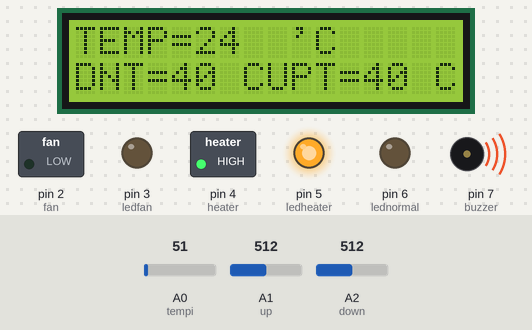
Simulated run of this sketch. Board: Arduino Uno, built with avr-gcc and run on an emulated ATmega328P. On the bench: 16×2 character LCD, switched loads named in the sketch (green lamp = pin HIGH), output pins drawn as LEDs (lit = HIGH), buzzer (waves = sounding). Inputs (shaded band) come from the test bench; at power-on: A2 (down) = 512, A0 (tempi) = 51, A1 (up) = 512. What the sketch prints to the serial monitor is not drawn.

Above: at 1.2 s.
1.3 s: A2 (down) set to 420
4.3 s: A2 (down) set to 399
At 6.4 s:
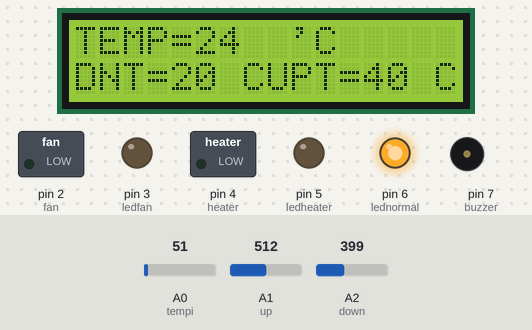
6.8 s: A0 (tempi) set to 73
At 7.9 s:
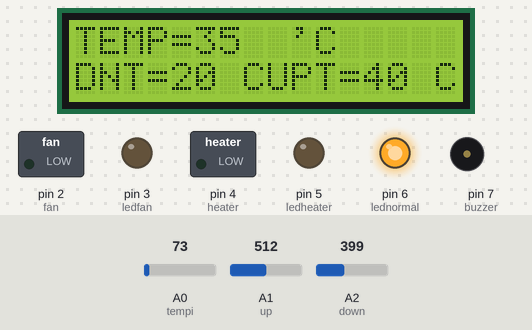
8.3 s: A0 (tempi) set to 88
At 9.4 s:
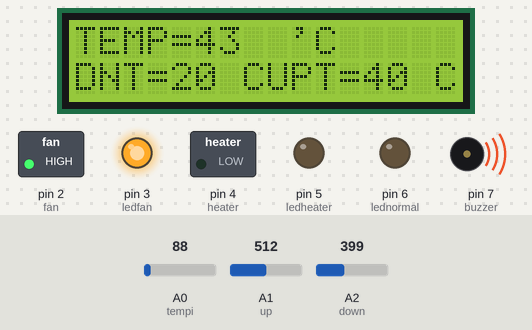
9.8 s: A1 (up) set to 217
At 10.9 s:
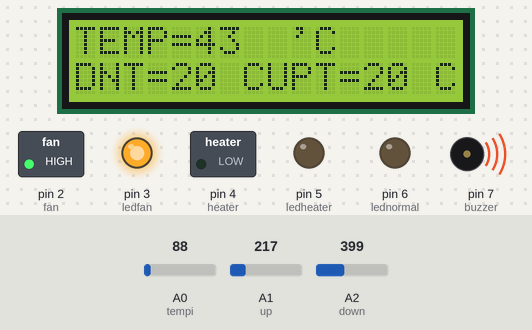
11.3 s: A1 (up) set to 192
At 12.4 s:
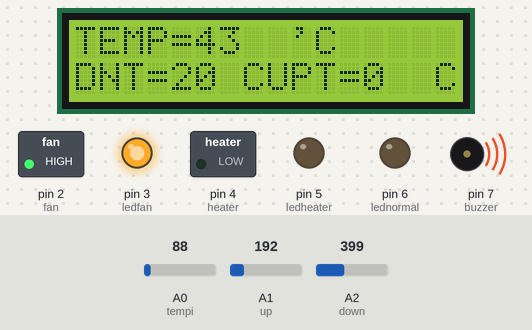
Timing chart, 0 to 13.8 s (numbered marks = the images above; inputs shaded):
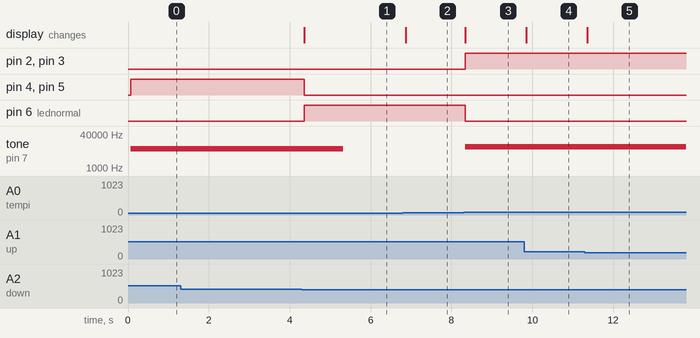

The sketch:

aoutomation.ino
```cpp
#include<LiquidCrystal.h>
LiquidCrystal lcd(13, 12, 11, 10, 9, 8);

#define tempi A0
#define up A1
#define down A2
#define fan 2
#define ledfan 3
#define heater 4
#define ledheater 5
#define lednormal 6
#define buzzer 7
int x=0, temp=0, upt=30, downt= 10;
float volt;

void setup() {
  Serial.begin(9600);
  lcd.begin(16, 2);
  lcd.noBlink();
  pinMode(tempi, INPUT);
  pinMode(up, INPUT);
  pinMode(down, INPUT);
  pinMode(fan, OUTPUT);
  pinMode(ledfan, OUTPUT);
  pinMode(heater, OUTPUT);
  pinMode(ledheater, OUTPUT);
  pinMode(lednormal, OUTPUT);
  pinMode(buzzer, OUTPUT);
}

void loop() {
  upt=analogRead(up);
  upt=upt*0.00489;
  upt=upt*20;
  downt=analogRead(down);
  downt=downt*0.00489;
  downt=downt*20;
  x=analogRead(tempi);
  volt=x*0.00489;
  temp=volt*100;

  Serial.print("UpTemp=");
  Serial.println(upt);
  Serial.print("DownTemp=");
  Serial.println(downt);
  Serial.print("Temp=");
  Serial.println(temp);

  lcd.setCursor(0, 0);
  lcd.print("TEMP=");
  lcd.setCursor(5, 0);
  lcd.print(temp);
  lcd.setCursor(8, 0);
  lcd.print(" 'C     ");
  lcd.setCursor(0, 1);
  lcd.print("DNT=");
  lcd.setCursor(4, 1);
  lcd.print(downt);
  lcd.setCursor(7, 1);
  lcd.print("C");
  lcd.setCursor(8, 1);
  lcd.print("UPT=");
  lcd.setCursor(12, 1);
  lcd.print(upt);
  lcd.setCursor(15, 1);
  lcd.print("C");

  if(temp>=0 and temp<10){
    lcd.setCursor(6, 0);
    lcd.print("  ");
  }
  if(temp>=10 and temp<100){
    lcd.setCursor(7, 0);
    lcd.print(" ");
  }
  if(downt>=0 and downt<10){
    lcd.setCursor(5, 1);
    lcd.print("  ");
  }
  if(downt>=10 and downt<100){
    lcd.setCursor(6, 1);
    lcd.print(" ");
  }
  if(upt>=0 and upt<10){
    lcd.setCursor(13, 1);
    lcd.print("  ");
  }
  if(upt>=10 and upt<100){
    lcd.setCursor(14, 1);
    lcd.print(" ");
  }

  if(temp>=upt){
    digitalWrite(lednormal, LOW);
    digitalWrite(ledheater, LOW);
    digitalWrite(heater, LOW);
    digitalWrite(ledfan, HIGH);
    digitalWrite(fan, HIGH);
    tone(buzzer, 10000, 1000);
  }
  if(temp>=(upt-5) and temp<=(upt-3)){
    digitalWrite(lednormal, HIGH);
    digitalWrite(ledheater, LOW);
    digitalWrite(heater, LOW);
    digitalWrite(ledfan, LOW);
    digitalWrite(fan, LOW);
  }
  if(temp<=downt){
    digitalWrite(lednormal, LOW);
    digitalWrite(ledheater, HIGH);
    digitalWrite(heater, HIGH);
    digitalWrite(ledfan, LOW);
    digitalWrite(fan, LOW);
    tone(buzzer, 8000, 1000);
  }
  if(temp>=(downt+3) and temp<=(downt+5)){
    digitalWrite(lednormal, HIGH);
    digitalWrite(ledheater, LOW);
    digitalWrite(heater, LOW);
    digitalWrite(ledfan, LOW);
    digitalWrite(fan, LOW);
  }
  if(temp>downt and temp<upt){
    digitalWrite(lednormal, HIGH);
    digitalWrite(ledheater, LOW);
    digitalWrite(heater, LOW);
    digitalWrite(ledfan, LOW);
    digitalWrite(fan, LOW);
  }
}
```

Measured:
- the behaviour switches between 409 and 408 on A2 (down) (found by bisection; images 0 and 1)
- the behaviour switches between 81 and 82 on A0 (tempi) (found by bisection; images 2 and 3)
- after the input at 1.3 s, every drawn part: stays the same
- after the input at 4.3 s, pin 4 (heater), pin 5 (ledheater): HIGH → LOW after 0.06 s; pin 6 (lednormal): LOW → HIGH after 0.06 s; tone on pin 7 (buzzer): 8000 Hz → silent after 1.0 s; the display: changes after 0.06 s (image 1)
- after the input at 6.8 s, the display: changes after 0.07 s (image 2)
- after the input at 8.3 s, pin 2 (fan), pin 3 (ledfan): LOW → HIGH at once; pin 6 (lednormal): HIGH → LOW at once; tone on pin 7 (buzzer): silent → 10000 Hz at once; the display: changes at once (image 3)
- after the input at 9.8 s, the display: changes after 0.05 s (image 4)
- after the input at 11.3 s, the display: changes after 0.06 s (image 5)
